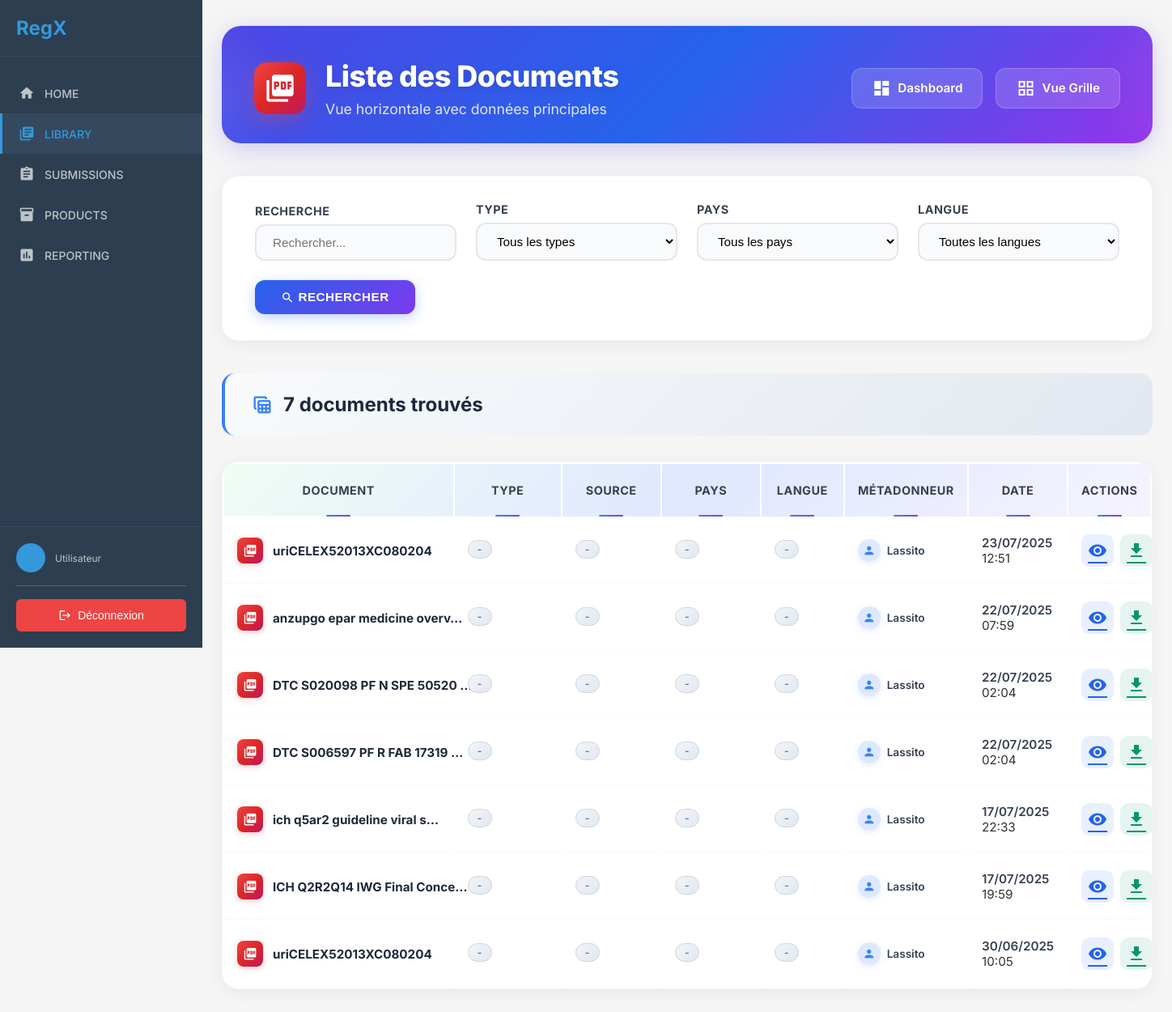
Page /client/library/documents/horizontal/ on the earlier database version.
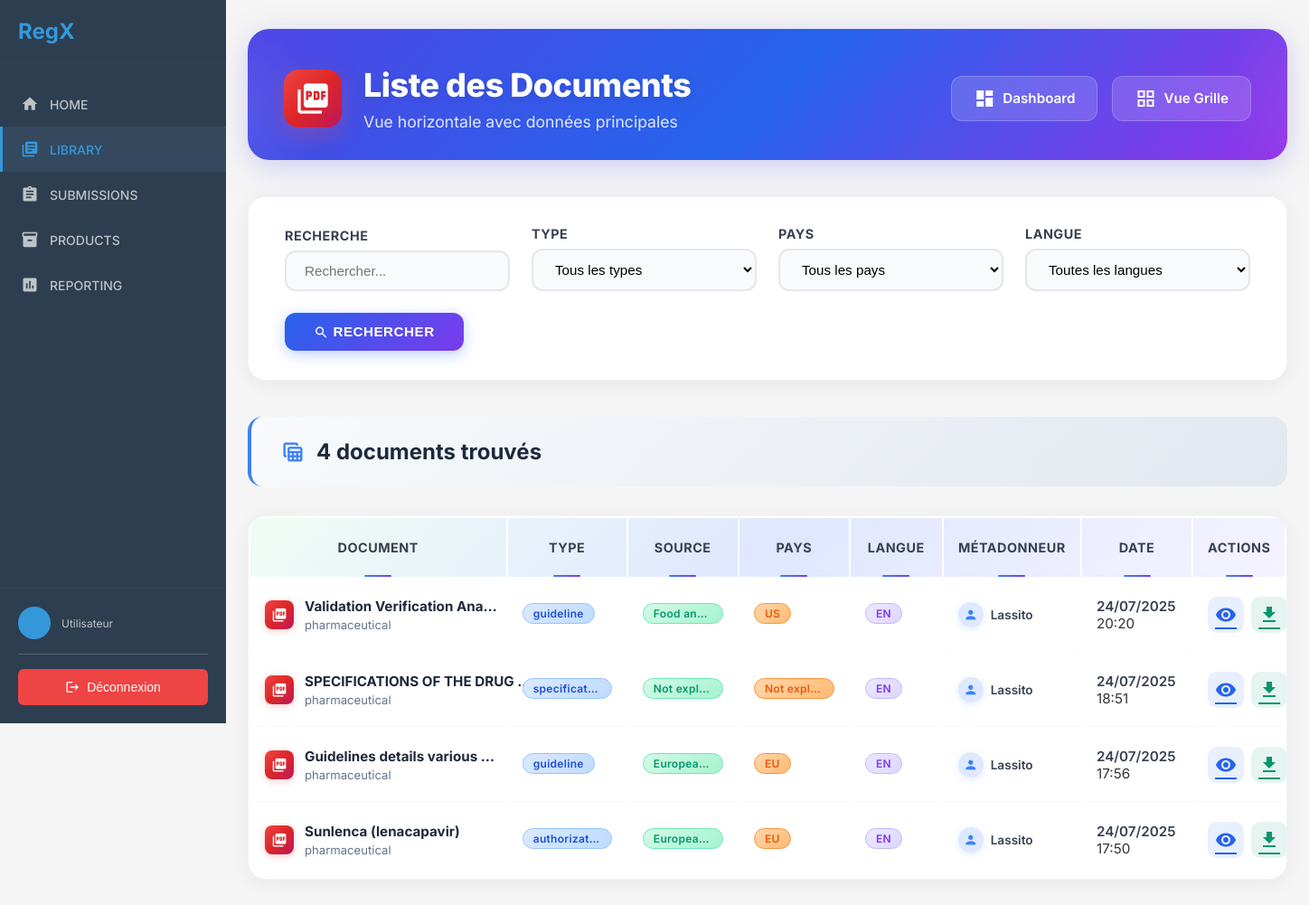
Same page on the later database version.
### rawdocs/models.py (models this page shows, shortened)
class RawDocument(models.Model):
    url = models.URLField(help_text="URL d'origine du PDF", blank=True)
    file = models.FileField(upload_to=pdf_upload_to, help_text="Fichier PDF téléchargé")
    created_at = models.DateTimeField(auto_now_add=True)
    owner = models.ForeignKey(
        settings.AUTH_USER_MODEL,
        on_delete=models.CASCADE,
        related_name='raw_documents',
        null=True, blank=True,
        help_text="Utilisateur qui a téléchargé ce document"
    )
    is_validated = models.BooleanField(default=False, help_text="Document validé par un métadonneur")
    validated_at = models.DateTimeField(null=True, blank=True)
    is_ready_for_expert = models.BooleanField(default=False, help_text="Document prêt pour révision expert")
    expert_ready_at = models.DateTimeField(null=True, blank=True,
                                           help_text="Date à laquelle le document est devenu prêt pour l'expert")
    total_pages = models.IntegerField(default=0, help_text="Nombre total de pages")
    pages_extracted = models.BooleanField(default=False, help_text="Pages extraites individuellement")
    title = models.TextField(blank=True, help_text="Titre du document")
    doc_type = models.CharField("Type", max_length=100, blank=True, help_text="Type du document (guide, rapport…)")
    publication_date = models.CharField(max_length=100, blank=True, help_text="Date de publication")
    version = models.CharField(max_length=50, blank=True, help_text="Version extraite")
    source = models.CharField(max_length=255, blank=True, help_text="Organisation émettrice (EMA, FDA…)")
    context = models.TextField(blank=True, help_text="Contexte extrait (2 phrases max)")
    country = models.CharField(max_length=100, blank=True, help_text="Pays détecté (GPE ou TLD)")
    language = models.CharField(max_length=10, blank=True, help_text="Langue détectée (fr, en…)")
    url_source = models.URLField(blank=True, help_text="URL d'origine pour référence")

### client/library/views.py (the view)
# urls.py: path('documents/horizontal/', views.document_list_horizontal, name='document_list_horizontal'),
def document_list_horizontal(request):
    search = request.GET.get('search', '')
    document_type = request.GET.get('type', '')
    country = request.GET.get('country', '')
    language = request.GET.get('language', '')
    documents_qs = RawDocument.objects.filter(is_validated=True).select_related('owner')
    if search:
        documents_qs = documents_qs.filter(
            Q(title__icontains=search) |
            Q(source__icontains=search) |
            Q(context__icontains=search)
        )
    if document_type:
        documents_qs = documents_qs.filter(doc_type__icontains=document_type)
    if country:
        documents_qs = documents_qs.filter(country__icontains=country)
    if language:
        documents_qs = documents_qs.filter(language__icontains=language)
    documents_qs = documents_qs.order_by('-created_at')
    paginator = Paginator(documents_qs, 50)  # Plus de documents pour la vue horizontale
    page_number = request.GET.get('page')
    documents = paginator.get_page(page_number)
    document_types = RawDocument.objects.filter(is_validated=True).exclude(doc_type='').values_list('doc_type', flat=True).distinct()
    countries = RawDocument.objects.filter(is_validated=True).exclude(country='').values_list('country', flat=True).distinct()
    languages = RawDocument.objects.filter(is_validated=True).exclude(language='').values_list('language', flat=True).distinct()
    context = {
        'documents': documents,
        'document_types': document_types,
        'countries': countries,
        'languages': languages,
        'filters': {
            'search': search,
            'type': document_type,
            'country': country,
            'language': language,
        }
    }
    return render(request, 'client/library/document_list_horizontal.html', context)

### client/templatetags/document_filters.py (called while the page is built)
@register.filter
def clean_filename(file_field):
    if not file_field:
        return ""
    filename = os.path.basename(file_field.name)
    if '/' in filename:
        filename = filename.split('/')[-1]
    name_without_ext = os.path.splitext(filename)[0]
    clean_name = name_without_ext.replace('_', ' ').replace('-', ' ')
    return clean_name

@register.filter
def document_title(document):
    if document.title and document.title.strip():
        return document.title.strip()
    if document.file:
        clean_name = clean_filename(document.file)
        if clean_name:
            return clean_name
    return "Document sans titre"

### templates/client/library/document_list_horizontal.html (shortened to what the changed rows need)
{% extends 'client/base.html' %}
{% load static %}
{% load document_filters %}
{% block content %}
<div class="library-container">
    <div class="page-header">
        <div class="page-header-content">
            <div class="page-header-left">
                <div class="page-header-titles">
                    <h1>Liste des Documents</h1>
                </div>
            </div>
        </div>
    </div>
    <div class="results-header">
        <h2>
            <i class="material-icons">table_view</i>
            {{ documents.paginator.count }} document{{ documents.paginator.count|pluralize }} trouvé{{ documents.paginator.count|pluralize }}
        </h2>
    </div>
    {% if documents %}
    <div class="table-wrap">
        <div class="overflow-x-auto">
            <table>
                <thead>
                    <tr>
                        <th>Document</th>
                        <th>Type</th>
                        <th>Source</th>
                        <th>Pays</th>
                        <th>Langue</th>
                        <th>Métadonneur</th>
                        <th>Date</th>
                        <th>Actions</th>
                    </tr>
                </thead>
                <tbody>
                    {% for document in documents %}
                    <tr onclick="location.href='{% url 'client:library:document_detail' document.pk %}'">
                        <td>
                            <div class="document-icon-container">
                                <div class="document-table-icon">
                                    <i class="material-icons">picture_as_pdf</i>
                                </div>
                                <div class="flex-1 min-w-0">
                                    <span class="doc-title" title="{{ document|document_title }}">
                                        {{ document|document_title|truncatechars:28 }}
                                    </span>
                                    {% if document.context %}
                                    <div class="doc-context" title="{{ document.context }}">
                                        {{ document.context|truncatechars:30 }}
                                    </div>
                                    {% endif %}
                                </div>
                            </div>
                        </td>
                        <td>
                            {% if document.doc_type %}
                            <span class="badge-blue" title="{{ document.doc_type }}">
                                {{ document.doc_type|truncatechars:15 }}
                            </span>
                            {% else %}
                            <span class="badge-gray">-</span>
                            {% endif %}
                        </td>
                        <td>
                            {% if document.source %}
                            <span class="badge-green" title="{{ document.source }}">
                                {{ document.source|truncatechars:12 }}
                            </span>
                            {% else %}
                            <span class="badge-gray">-</span>
                            {% endif %}
                        </td>
                        <td>
                            {% if document.country %}
                            <span class="badge-orange" title="{{ document.country }}">
                                {{ document.country|truncatechars:12 }}
                            </span>
                            {% else %}
                            <span class="badge-gray">-</span>
                            {% endif %}
                        </td>
                        <td>
                            {% if document.language %}
                            <span class="badge-purple" title="{{ document.language }}">
                                {{ document.language|upper|truncatechars:10 }}
                            </span>
                            {% else %}
                            <span class="badge-gray">-</span>
                            {% endif %}
                        </td>
                        <td>
                            <div class="doc-meta-user">
                                <span class="avatar">
                                    <i class="material-icons">person</i>
                                </span>
                                <span>{{ document.owner.username|default:"Anonyme" }}</span>
                            </div>
                        </td>
                        <td>
                            <div style="font-weight: 600; color: #374151;">{{ document.created_at|date:"d/m/Y" }}</div>
                            <div class="text-xs text-gray-400">{{ document.created_at|date:"H:i" }}</div>
                        </td>
                        <td>
                            <div class="doc-actions">
                                <a href="{% url 'client:library:document_detail' document.pk %}" class="view" title="Voir le détail"
                                   onclick="event.stopPropagation();">
                                    <i class="material-icons">visibility</i>
                                </a>
                                <a href="{% url 'client:library:download_document' document.pk %}" class="download" title="Télécharger"
                                   onclick="event.stopPropagation();">
                                    <i class="material-icons">download</i>
                                </a>
                            </div>
                        </td>
                    </tr>
                    {% endfor %}
                </tbody>
            </table>
        </div>
    </div>
    {% endif %}
</div>
{% endblock %}

Differences in the rows shown:
removed RawDocument: title+file "uriCELEX52013XC080204", owner.username "Lassito", created_at "23/07/2025", created_at "12:51"
removed RawDocument: title+file "anzupgo epar medicine overv…", owner.username "Lassito", created_at "22/07/2025", created_at "07:59"
removed RawDocument: title+file "DTC S020098 PF N SPE 50520 …", owner.username "Lassito", created_at "22/07/2025", created_at "02:04"
removed RawDocument: title+file "DTC S006597 PF R FAB 17319 …", owner.username "Lassito", created_at "22/07/2025", created_at "02:04"
removed RawDocument: title+file "ich q5ar2 guideline viral s…", owner.username "Lassito", created_at "17/07/2025", created_at "22:33"
removed RawDocument: title+file "ICH Q2R2Q14 IWG Final Conce…", owner.username "Lassito", created_at "17/07/2025", created_at "19:59"
removed RawDocument: title+file "uriCELEX52013XC080204", owner.username "Lassito", created_at "30/06/2025", created_at "10:05"
added RawDocument: title "Validation Verification Ana…", context "pharmaceutical", doc_type "guideline", source "Food an…", country "US", language "EN", owner.username "Lassito", created_at "24/07/2025", created_at "20:20"
added RawDocument: title "SPECIFICATIONS OF THE DRUG …", context "pharmaceutical", doc_type "specificat…", source "Not expl…", country "Not expl…", language "EN", owner.username "Lassito", created_at "24/07/2025", created_at "18:51"
added RawDocument: title "Guidelines details various …", context "pharmaceutical", doc_type "guideline", source "Europea…", country "EU", language "EN", owner.username "Lassito", created_at "24/07/2025", created_at "17:56"
added RawDocument: title "Sunlenca (lenacapavir)", context "pharmaceutical", doc_type "authorizat…", source "Europea…", country "EU", language "EN", owner.username "Lassito", created_at "24/07/2025", created_at "17:50"
Other differences:
{{ documents.paginator.count }}: "7" → "4"
